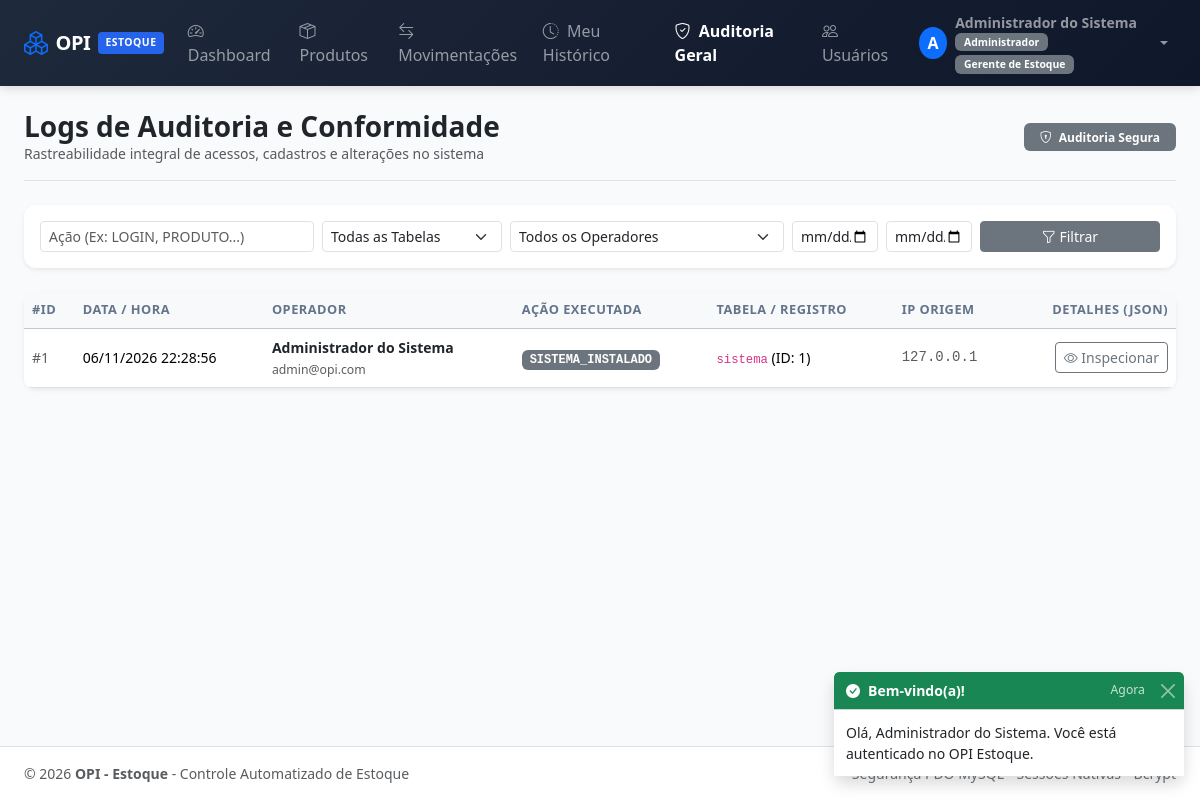
The app's page /auditoria.php (signed in) with its own data.
### tables this page shows
CREATE TABLE IF NOT EXISTS `logs_auditoria` (
    `id` INT AUTO_INCREMENT PRIMARY KEY,
    `usuario_id` INT NULL,
    `acao` VARCHAR(80) NOT NULL,
    `tabela_afetada` VARCHAR(60) NULL,
    `registro_id` INT NULL,
    `detalhes` TEXT NULL,
    `ip_origem` VARCHAR(45) NULL,
    `criado_em` DATETIME NOT NULL DEFAULT CURRENT_TIMESTAMP,
    CONSTRAINT `fk_log_usuario` FOREIGN KEY (`usuario_id`) REFERENCES `usuarios` (`id`) ON DELETE SET NULL
);

CREATE TABLE IF NOT EXISTS `usuarios` (
    `id` INT AUTO_INCREMENT PRIMARY KEY,
    `nome` VARCHAR(120) NOT NULL,
    `email` VARCHAR(150) NOT NULL UNIQUE,
    `senha` VARCHAR(255) NOT NULL,
    `status` ENUM('ativo', 'inativo') NOT NULL DEFAULT 'ativo',
    `criado_em` DATETIME NOT NULL DEFAULT CURRENT_TIMESTAMP,
    `atualizado_em` DATETIME NULL DEFAULT NULL ON UPDATE CURRENT_TIMESTAMP
);

### config/logger.php (called while the page is built, shortened)
<?php
require_once __DIR__ . '/config.php';
function obter_logs_auditoria($pdo, $filtros = [], $limite = 50, $offset = 0) {
    $where = [];
    $params = [];
    $sqlWhere = !empty($where) ? 'WHERE ' . implode(' AND ', $where) : '';
    $sql = "SELECT l.*, u.nome AS usuario_nome, u.email AS usuario_email
            FROM logs_auditoria l
            LEFT JOIN usuarios u ON l.usuario_id = u.id
            {$sqlWhere}
            ORDER BY l.id DESC
            LIMIT :limite OFFSET :offset";
    $stmt = $pdo->prepare($sql);
    $stmt->bindValue(':limite', (int)$limite, PDO::PARAM_INT);
    $stmt->bindValue(':offset', (int)$offset, PDO::PARAM_INT);
    $stmt->execute();
    return $stmt->fetchAll();
}

### config/config.php (called while the page is built, shortened)
<?php
function formatar_data_hora($dataStr) {
    $timestamp = strtotime($dataStr);
    return date('d/m/Y H:i:s', $timestamp);
}

### auditoria.php (the view, shortened to what this page needs)
<?php
require_once __DIR__ . '/bd.php';
require_once __DIR__ . '/config/logger.php';
$acaoFiltro = trim($_GET['acao'] ?? '');
$tabelaFiltro = trim($_GET['tabela'] ?? '');
$usuarioFiltro = !empty($_GET['usuario_id']) ? (int)$_GET['usuario_id'] : null;
$dataInicio = trim($_GET['data_inicio'] ?? '');
$dataFim = trim($_GET['data_fim'] ?? '');
try {
    $filtros = [
        'acao' => $acaoFiltro,
        'tabela' => $tabelaFiltro,
        'usuario_id' => $usuarioFiltro,
        'data_inicio' => $dataInicio,
        'data_fim' => $dataFim
    ];
    $logs = obter_logs_auditoria($pdo, $filtros, 100, 0);
} catch (PDOException $e) {
    definir_toast('danger', 'Erro', 'Falha ao recuperar logs de auditoria: ' . $e->getMessage());
    $listaUsuarios = [];
    $logs = [];
}
require_once __DIR__ . '/includes/header.php';
?>
<div class="d-flex flex-column flex-sm-row justify-content-between align-items-sm-center pb-3 mb-4 border-bottom gap-2">
    <div>
        <h3 class="fw-bold mb-0 text-dark">Logs de Auditoria e Conformidade</h3>
        <p class="text-muted small mb-0">Rastreabilidade integral de acessos, cadastros e alterações no sistema</p>
    </div>
    <div>
        <span class="badge bg-secondary px-3 py-2">
            <i class="bi bi-shield-lock me-1"></i> Auditoria Segura
        </span>
    </div>
</div>
<div class="card card-opi border-0 shadow-sm mb-4">
    <div class="card-body p-3">
        <form method="GET" action="auditoria.php" class="row g-2 align-items-center">
            <div class="col-12 col-md-3">
                <input type="text" name="acao" class="form-control form-control-sm" placeholder="Ação (Ex: LOGIN, PRODUTO...)" value="<?= htmlspecialchars($acaoFiltro) ?>">
            </div>
            <div class="col-12 col-sm-6 col-md-2">
                <select name="tabela" class="form-select form-select-sm">
                    <option value="">Todas as Tabelas</option>
                </select>
            </div>
            <div class="col-12 col-sm-6 col-md-3">
                <select name="usuario_id" class="form-select form-select-sm">
                    <option value="">Todos os Operadores</option>
                </select>
            </div>
            <div class="col-6 col-md-1">
                <input type="date" name="data_inicio" class="form-control form-control-sm" value="<?= htmlspecialchars($dataInicio) ?>" title="Data Inicial">
            </div>
            <div class="col-6 col-md-1">
                <input type="date" name="data_fim" class="form-control form-control-sm" value="<?= htmlspecialchars($dataFim) ?>" title="Data Final">
            </div>
            <div class="col-12 col-md-2 d-flex gap-2">
                <button type="submit" class="btn btn-secondary btn-sm w-100">
                    <i class="bi bi-funnel"></i> Filtrar
                </button>
            </div>
        </form>
    </div>
</div>
<div class="card card-opi border-0 shadow-sm">
    <div class="card-body p-0">
        <?php if (empty($logs)): ?>
            <div class="text-center py-5 text-muted">
                <i class="bi bi-journal-x display-4 d-block mb-3 text-secondary"></i>
                <h5>Nenhum registro de auditoria encontrado</h5>
                <p class="small">Ajuste os filtros de pesquisa para visualizar outros eventos.</p>
            </div>
        <?php else: ?>
            <div class="table-responsive">
                <table class="table table-hover align-middle mb-0">
                    <thead class="table-light">
                        <tr>
                            <th>#ID</th>
                            <th>Data / Hora</th>
                            <th>Operador</th>
                            <th>Ação Executada</th>
                            <th>Tabela / Registro</th>
                            <th>IP Origem</th>
                            <th class="text-end">Detalhes (JSON)</th>
                        </tr>
                    </thead>
                    <tbody>
                        <?php foreach ($logs as $log):
                            $badgeClass = match(true) {
                                str_contains($log['acao'], 'EXCLUID') || str_contains($log['acao'], 'SAIDA') || str_contains($log['acao'], 'FALHA') => 'bg-danger',
                                str_contains($log['acao'], 'CRIAD') || str_contains($log['acao'], 'ENTRADA') => 'bg-success',
                                str_contains($log['acao'], 'EDITAD') || str_contains($log['acao'], 'ATUALIZAD') || str_contains($log['acao'], 'AJUSTE') => 'bg-warning text-dark',
                                str_contains($log['acao'], 'LOGIN') => 'bg-info text-dark',
                                default => 'bg-secondary'
                            };
                        ?>
                            <tr>
                                <td class="small text-muted">#<?= $log['id'] ?></td>
                                <td class="small text-nowrap"><?= formatar_data_hora($log['criado_em']) ?></td>
                                <td class="small">
                                    <?php if ($log['usuario_nome']): ?>
                                        <div class="fw-semibold text-dark"><?= htmlspecialchars($log['usuario_nome']) ?></div>
                                        <small class="text-muted"><?= htmlspecialchars($log['usuario_email']) ?></small>
                                    <?php else: ?>
                                        <span class="text-muted fst-italic">Sistema / Anônimo</span>
                                    <?php endif; ?>
                                </td>
                                <td>
                                    <span class="badge <?= $badgeClass ?> font-monospace">
                                        <?= htmlspecialchars($log['acao']) ?>
                                    </span>
                                </td>
                                <td class="small">
                                    <?php if ($log['tabela_afetada']): ?>
                                        <code><?= htmlspecialchars($log['tabela_afetada']) ?></code>
                                        <?php if ($log['registro_id']): ?>
                                            (ID: <?= $log['registro_id'] ?>)
                                        <?php endif; ?>
                                    <?php else: ?>
                                        <span class="text-muted">-</span>
                                    <?php endif; ?>
                                </td>
                                <td class="small text-muted font-monospace"><?= htmlspecialchars($log['ip_origem'] ?? '-') ?></td>
                                <td class="text-end">
                                    <?php if (!empty($log['detalhes'])): ?>
                                        <button type="button"
                                                class="btn btn-sm btn-outline-secondary"
                                                data-bs-action="view-details"
                                                data-titulo="Auditoria #<?= $log['id'] ?> - <?= htmlspecialchars($log['acao']) ?>"
                                                data-detalhes='<?= htmlspecialchars($log['detalhes'], ENT_QUOTES, 'UTF-8') ?>'>
                                            <i class="bi bi-eye"></i> Inspecionar
                                        </button>
                                    <?php else: ?>
                                        <span class="text-muted small">-</span>
                                    <?php endif; ?>
                                </td>
                            </tr>
                        <?php endforeach; ?>
                    </tbody>
                </table>
            </div>
        <?php endif; ?>
    </div>
</div>
<?php require_once __DIR__ . '/includes/footer.php'; ?>

### assets/css/style.css (style rules this page uses)
:root { --primary-color: #2563eb; --primary-hover: #1d4ed8; --secondary-color: #475569; --success-color: #16a34a; --warning-color: #ea580c; --danger-color: #dc2626; --dark-bg: #0f172a; --card-shadow: 0 4px 6px -1px rgba(0, 0, 0, 0.08), 0 2px 4px -2px rgba(0, 0, 0, 0.05); --card-shadow-hover: 0 10px 15px -3px rgba(0, 0, 0, 0.1), 0 4px 6px -4px rgba(0, 0, 0, 0.05); }
body { background-color: #f8fafc; color: #1e293b; font-family: system-ui, -apple-system, "Segoe UI", Roboto, "Helvetica Neue", Arial, sans-serif; min-height: 100vh; display: flex; flex-direction: column; }
.card-opi { border: 1px solid rgba(226, 232, 240, 0.8); border-radius: 12px; box-shadow: var(--card-shadow); transition: transform 0.2s ease, box-shadow 0.2s ease; background: #ffffff; }
.table-responsive { border-radius: 8px; }
.table th { font-size: 0.8rem; text-transform: uppercase; letter-spacing: 0.5px; color: #64748b; font-weight: 600; white-space: nowrap; }

### records on screen
logs_auditoria: id "1", criado_em "06/11/2026 22:28:56", usuario.nome "Administrador do Sistema", usuario.email "admin@opi.com", acao "SISTEMA_INSTALADO", tabela_afetada "sistema", registro "1", ip_origem "127.0.0.1"

### other values on screen
substr(obter_usuario_nome(), 0, 1) "A"
obter_usuario_nome() "Administrador do Sistema"
$funcao "Administrador"
$funcao "Gerente de Estoque"
APP_NAME "OPI - Estoque"
$toast['titulo'] "Bem-vindo(a)!"
$toast['mensagem'] "Olá, Administrador do Sistema. Você está autenticado no OPI Estoque."
